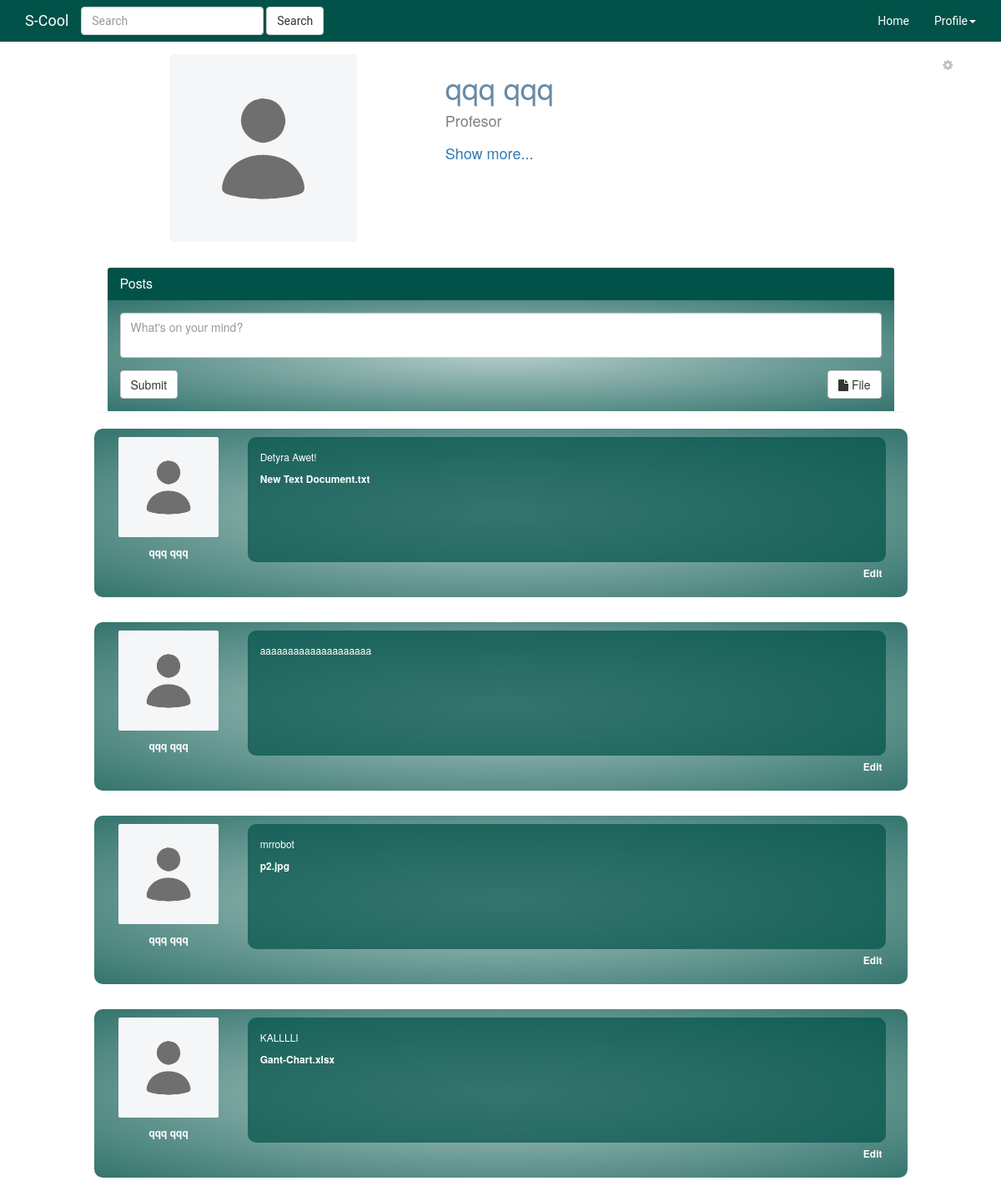
Page /WebContent/mainPage/professorProfile_1.php (signed in) on the earlier database version.
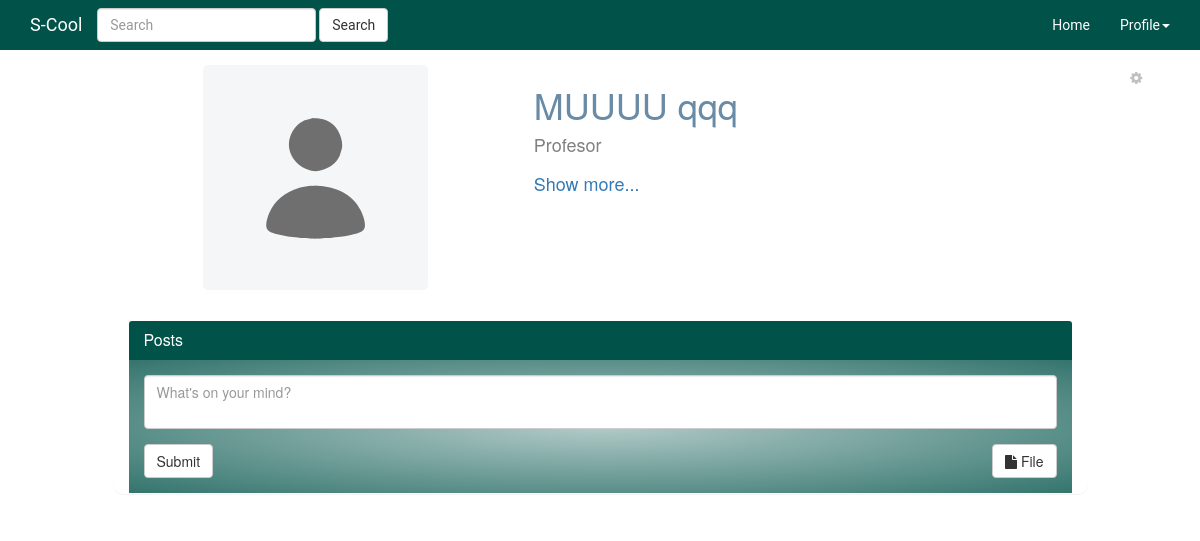
Same page on the later database version.
### tables this page shows
CREATE TABLE `about` (
  `ID` int(11) NOT NULL,
  `Data_Lindjes` date DEFAULT NULL,
  `Vendi_Lindjes` varchar(40) DEFAULT NULL,
  `Nr_tel` int(11) DEFAULT NULL,
  `email` varchar(100) DEFAULT NULL,
  `adresa` varchar(125) DEFAULT NULL,
  `vendBanimi` varchar(50) DEFAULT NULL,
  `Relationship` varchar(150) DEFAULT NULL,
  `Detaje` varchar(500) DEFAULT NULL,
  `fk_Studenti` int(11) DEFAULT NULL,
  `fk_Profesori` int(11) DEFAULT NULL
);

CREATE TABLE `profesori` (
  `ID` int(11) NOT NULL,
  `Emri` varchar(20) NOT NULL,
  `Mbiemri` varchar(20) NOT NULL,
  `UserName` varchar(20) NOT NULL,
  `Password` char(76) NOT NULL,
  `Nr_personal` int(11) NOT NULL,
  `Gjinia` char(1) NOT NULL,
  `FR_Fakulltetit` int(11) DEFAULT NULL,
  `fk_Drejtimit` int(11) DEFAULT NULL
);

CREATE TABLE `postimi` (
  `ID` int(11) NOT NULL,
  `Tekst` text,
  `File_Name` text,
  `File_Type` varchar(20) DEFAULT NULL,
  `File_size` int(11) DEFAULT NULL,
  `Content` mediumblob,
  `FK_Studenti` int(11) DEFAULT NULL,
  `FK_Profi` int(11) DEFAULT NULL,
  `FK_Grupi` int(11) DEFAULT NULL,
  `FK_Lenda` int(11) DEFAULT NULL
);

### BL/Profesori.php (called while the page is built, shortened)
<?php
class Profesori {
    public static function returnID($userName)
    {
        $sqlConnection = new SQLConnection();
        $con = $sqlConnection->connection();
        $sql = "SELECT ID FROM Profesori WHERE UserName = '".$userName."'";
        $result = mysqli_query($con, $sql);
        if(mysqli_num_rows($result) > 0)
        {
            $row = mysqli_fetch_assoc($result);
            if(isset($row))
            {
                return $row['ID'];
            }
        }
        else
        {
            return "No results found.";
        }
    }
    public static function returnProfesorin($userName)
    {
        $id = Profesori::returnID($userName);
        $sqlConnection = new SQLConnection();
        $con = $sqlConnection->connection();
        $sql = "Select * from Profesori as p, About as a where p.ID =".$id." and ".$id."=a.fk_Profesori";
        $result = mysqli_query($con, $sql) or die(mysqli_error($con));
        if(mysqli_num_rows($result) > 0)
        {
            $row = mysqli_fetch_assoc($result);
            if(isset($row))
            {
                return $row;
            }
        }
        else
        {
            return "No results found.";
        }
    }
    public static function returnProfinPaAbout($userName)
    {
        $id = Profesori::returnID($userName);
        $sqlConnection = new SQLConnection();
        $con = $sqlConnection->connection();
        $sql = "Select * from Profesori as s where s.ID =".$id."";
        $result = mysqli_query($con, $sql);
        if(mysqli_num_rows($result) > 0)
        {
            $row = mysqli_fetch_assoc($result);
            if(isset($row))
            {
                return $row;
            }
        }
        else
        {
            return "No results found.";
        }
    }
    public function getPostimin($userName)
    {
        $sqlConnection = new SQLConnection();
        $con = $sqlConnection->connection();
        $idP = Profesori::returnID($userName);
        $sql = "SELECT * FROM profesori as p INNER JOIN postimi as pos ON p.ID = ".$idP." AND pos.FK_Profi = ".$idP." ORDER BY pos.ID DESC";
        $post = array();
        $result = mysqli_query($con, $sql);
        $count = 0;
        if(mysqli_num_rows($result) > 0)
        {
            while($row = mysqli_fetch_assoc($result))
            {
                $post[$count++] = $row;
            }
        }
        return $post;
    }
    public static function returnProfesoriById($id)
    {
        $sqlConnection = new SQLConnection();
        $con = $sqlConnection->connection();
        $sql = "Select * from Profesori as p where p.ID =".$id."";
        $result = mysqli_query($con, $sql) or die(mysqli_error($con));
        if(mysqli_num_rows($result) > 0)
        {
            $row = mysqli_fetch_assoc($result);
            if(isset($row))
            {
                return $row;
            }
        }
        else
        {
            return "No results found.";
        }
    }
}

### BL/Foto.php (called while the page is built, shortened)
<?php
class Foto {
    public static function getIdP($idP)
    {
        $sqlConnection = new SQLConnection();
        $con = $sqlConnection->connection();
        $sql = "SELECT * FROM Foto Where FK_Profi = ".$idP."";
        $result = mysqli_query($con, $sql);
        if(mysqli_num_rows($result) > 0)
        {
            return true;
        }
        else
        {
            return false;
        }
    }
}

### WebContent/mainPage/professorProfile_1.php (the view, shortened to what the changed rows need)
<!DOCTYPE html>
<html>
<head>
    <?php include "headd.php" ?>
    <link rel="stylesheet" href="css/professor.css" />
</head>
<body>
    <div class="container">
        <div class="row">
            <div id="profile" class="col-lg-10 col-lg-offset-1 col-md-10 col-md-offset-1 col-sm-10 col-sm-offset-1 col-xs-10">
                <div class="row">
                    <div class="col-lg-7 col-md-7 col-sm-7">
                        <div class="row">
                            <div class="col-md-12">
                                <div>
                                    <?php
                                        if($_SESSION['isStudent'] === false)
                                        {
                                            $b = About::returnBooleanAboutProfesori($_SESSION['ID']);
                                            if($b === false)
                                            {
                                                $data = Profesori::returnProfinPaAbout($_SESSION['username']);
                                            }
                                            else
                                            {
                                                $data = Profesori::returnProfesorin($_SESSION['username']);
                                            }
                                        }
                                        $p = new Profesori($data['Emri'], $data['Mbiemri'], $data['UserName'], $data['Password'], $data['Nr_personal'], $data['Gjinia']);
                                        echo "<h1 id='emri' name='emri'>".$data['Emri']." ".$data['Mbiemri']."</h1>"
                                                ."<h4>Profesor</h4>";
                                    ?>
                                </div>
                            </div>
                        </div>
                    </div>
                </div>
            </div>
                    <div id="posts" class="col-lg-10 col-lg-offset-1 col-md-10 col-md-offset-1 col-sm-10 col-sm-offset-1 col-xs-10 col-xs-offset-1" >
                        <?php
                            $postimet = $p->getPostimin($_SESSION['username']);
                            for($i=0;$i<count($postimet);$i++)
                            {
                                $row = $postimet[$i];
                                $useri = Profesori::returnProfesoriById($row["FK_Profi"]);
                                $fotoMir = "/../S-Cool/foto/".Foto::getFotoP($useri['ID']);
                                $fff = "/../S-Cool/WebContent/mainPage/img/user.png";
                                $rezultati = Foto::getIdP($useri['ID'])? $fotoMir: $fff;
                                if(!isset($row['File_Name'])){
                                echo
                                "<div id='post' class='row'>"
                                    ."<div class='col-lg-2 col-md-3 col-sm-2 col-xs-12'>"
                                        ."<div class='profile-picture'>"
                                            ."<img id='user-image' src='".$rezultati."'>"
                                            ."<a>".$row["Emri"]." ".$row["Mbiemri"]."</a>"
                                        ."</div>"
                                    ."</div>"
                                    ."<div class='col-lg-10 col-md-9 col-sm-10 col-xs-12'>"
                                        ."<div class='bubble'>"
                                            ."<div class='pointer'>"
                                                ."<p>"
                                                    .$row['Tekst']
                                                ."</p>"
                                            ."</div>"
                                        ."</div>"
                                    ."</div>"
                                    ."<a class='edit' data-toggle='modal' data-target='#editPost".$row['ID']."' href='#' id='".$row['ID']."' onclick='getID(this)'>Edit</a>"
                                    ."<div class='modal fade' id='editPost".$row['ID']."' tabindex='-1' role='dialog' aria-labelledby='myModalLabel'>"
                                        ."<div class='modal-dialog' role='form'>"
                                            ."<div class='modal-content'>"
                                                ."<div class='modal-header'>"
                                                    ."<button type='button' class='close' data-dismiss='modal' aria-label='Close'><span aria-hidden='true'>&times;</span></button>"
                                                    ."<h4 class='modal-title' id='myModalLabel'>Editing Post</h4>"
                                                ."</div>"
                                                ."<form onclick='getAction(this)' method='post'>"
                                                    ."<div class='modal-body'>"
                                                        ."<div class='form-group'>"
                                                            ."<input type='text' id='editPost' class='form-control' name='textField".$row['ID']."'/>"
                                                        ."</div>"
                                                    ."</div>"
                                                    ."<div class='modal-footer'>"
                                                        ."<button type='button' class='btn btn-default' data-dismiss='modal'>Close</button>"
                                                        ."<button type='submit' class='btn btn-primary' onclick='getName(this)' name='saveBtn".$row['ID']."'>Save changes</button>"
                                                    ."</div>"
                                                ."</form>"
                                            ."</div>"
                                        ."</div>"
                                    ."</div>"
                                ."</div>";
                                }
                                else
                                {
                                    echo
                                    "<div id='post' class='row'>"
                                        ."<div class='col-lg-2 col-md-3 col-sm-2 col-xs-12'>"
                                            ."<div class='profile-picture'>"
                                                ."<img id='user-image' src='".$rezultati."'>"
                                                ."<a>".$row["Emri"]." ".$row["Mbiemri"]."</a>"
                                            ."</div>"
                                        ."</div>"
                                        ."<div class='col-lg-10 col-md-9 col-sm-10 col-xs-12'>"
                                            ."<div class='bubble'>"
                                                ."<div class='pointer'>"
                                                    ."<p>"
                                                        .$row['Tekst']
                                                        ."<a href='/../S-Cool/files/".$row['File_Name']."' download>".$row['File_Name']."</a>"
                                                    ."</p>"
                                                ."</div>"
                                            ."</div>"
                                        ."</div>"
                                        ."<a class='edit' data-toggle='modal' data-target='#editPost".$row['ID']."' href='#' id='".$row['ID']."' onclick='getID(this)'>Edit</a>"
                                        ."<div class='modal fade' id='editPost".$row['ID']."' tabindex='-1' role='dialog' aria-labelledby='myModalLabel'>"
                                            ."<div class='modal-dialog' role='form'>"
                                                ."<div class='modal-content'>"
                                                    ."<div class='modal-header'>"
                                                        ."<button type='button' class='close' data-dismiss='modal' aria-label='Close'><span aria-hidden='true'>&times;</span></button>"
                                                        ."<h4 class='modal-title' id='myModalLabel'>Editing Post</h4>"
                                                    ."</div>"
                                                    ."<form onclick='getAction(this)' method='post' enctype='multipart/form-data'>"
                                                        ."<div class='modal-body'>"
                                                            ."<div class='form-group'>"
                                                                ."<input type='text' id='editPost' class='form-control' name='textField".$row['ID']."'/>"
                                                                ."<input type='hidden' id='hPost' class='form-control' name='hiddenInput' value='".$row['File_Name']."'/>"
                                                            ."</div>"
                                                            ."<div class='form-group'>"
                                                                ."<label for='changeFile'>File</label>"
                                                                ."<input type='file' id='changeFile' class='form-control' placeholder='Upload a file' name='file".$row['ID']."'/>"
                                                                        ."</div>"
                                                            ."</div>"
                                                            ."<div class='modal-footer'>"
                                                                ."<button type='button' class='btn btn-default' data-dismiss='modal'>Close</button>"
                                                                ."<button type='submit' class='btn btn-primary' name='saveBtn".$row['ID']."'>Save changes</button>"
                                                            ."</div>"
                                                    ."</form>"
                                                ."</div>"
                                            ."</div>"
                                        ."</div>"
                                    ."</div>";
                                }
                            }
                        ?>
                    </div>
                </div>
            </div>
</body>
</html>

Differences in the rows shown:
removed about: fk_Profesori.Emri "qqq", fk_Profesori.Mbiemri "qqq"
removed postimi: FK_Profi.Emri "qqq", FK_Profi.Mbiemri "qqq", Tekst "Detyra Awet!", File_Name "New Text Document.txt"
removed postimi: FK_Profi.Emri "qqq", FK_Profi.Mbiemri "qqq", Tekst "aaaaaaaaaaaaaaaaaaaa"
removed postimi: FK_Profi.Emri "qqq", FK_Profi.Mbiemri "qqq", Tekst "mrrobot", File_Name "p2.jpg"
removed postimi: FK_Profi.Emri "qqq", FK_Profi.Mbiemri "qqq", Tekst "KALLLLI", File_Name "Gant-Chart.xlsx"
now on this page (row edited): profesori: Emri "MUUUU", Mbiemri "qqq"
